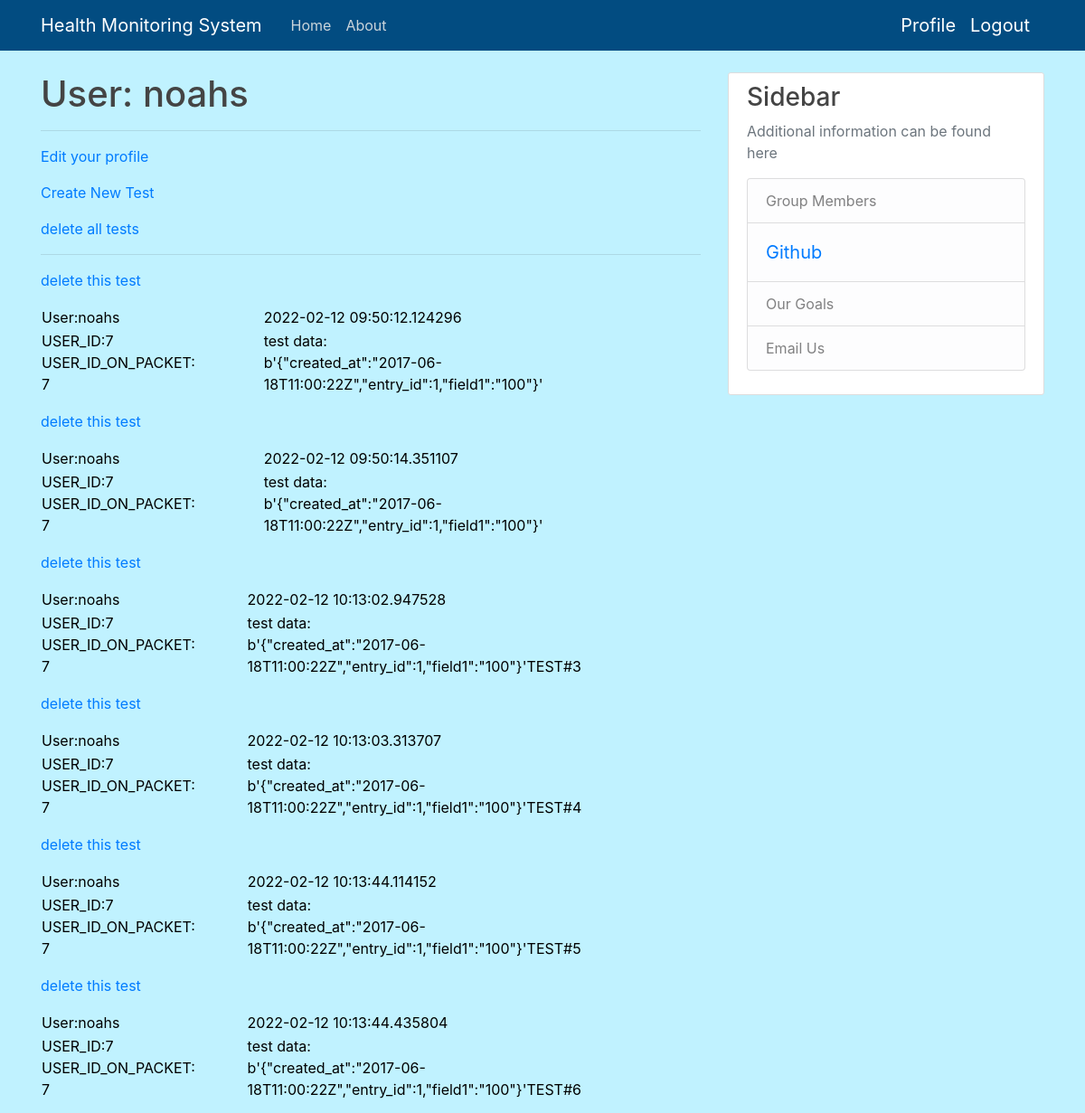
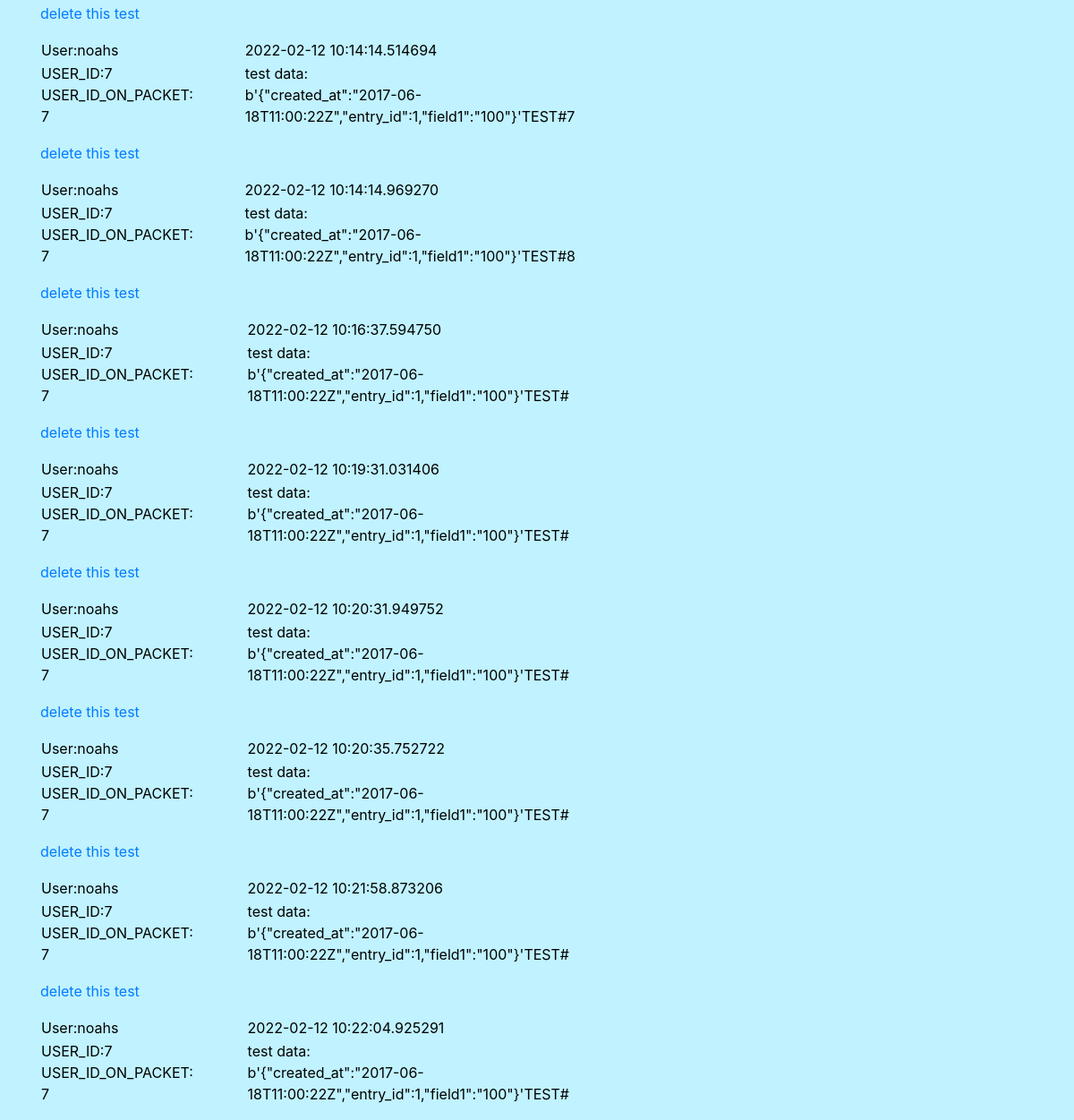
Before: /user/noahs (signed in) with the older database file (2 pictures, top to bottom).
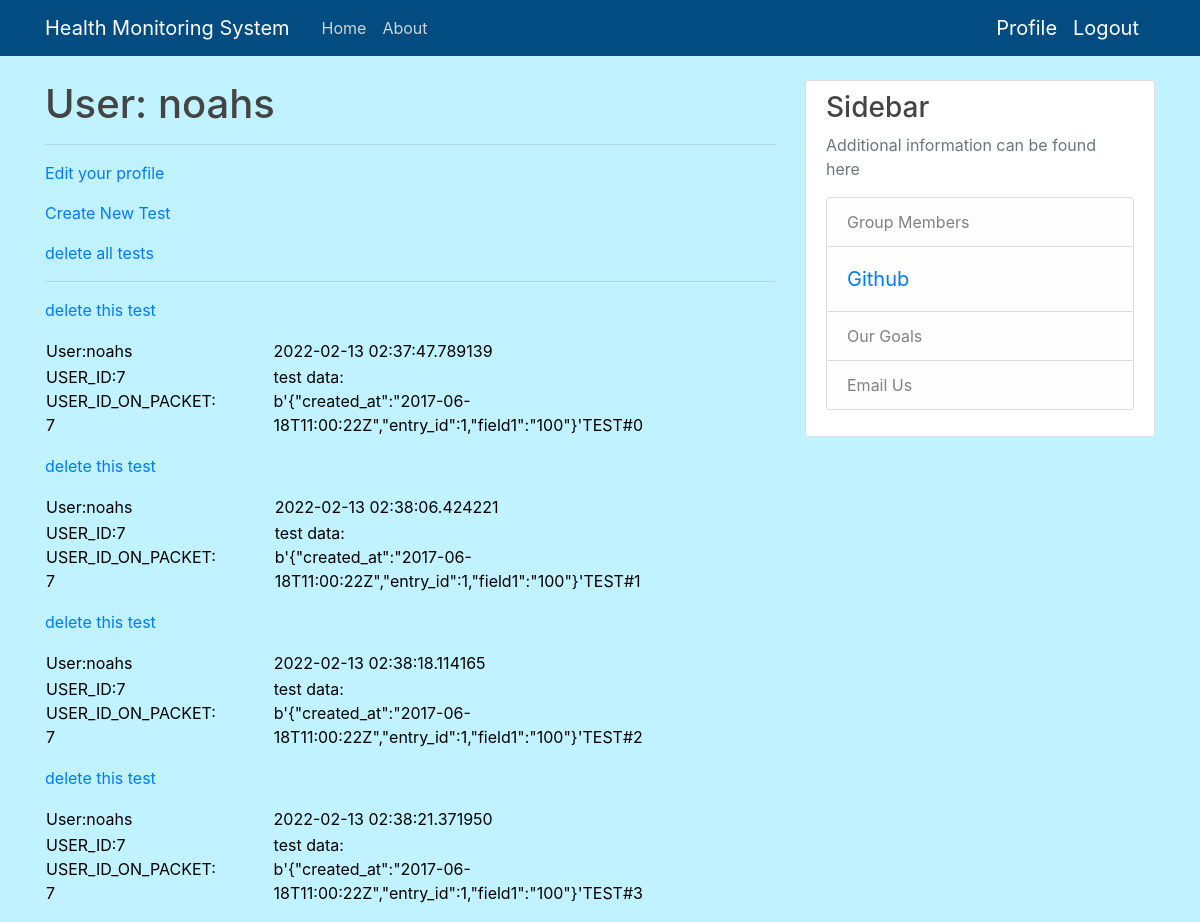
After: the same page with the newer database file.
### app.py (models this page shows, shortened)
class User(UserMixin, db.Model):
    id = db.Column(db.Integer, primary_key=True)
    username = db.Column(db.String(64), index=True, unique=True)
    email = db.Column(db.String(120), index=True, unique=True)
    DOB = db.Column(db.String(6), index=True, unique=True)
    password_hash = db.Column(db.String(128))
    packets = db.relationship("Packet", backref='author', lazy='dynamic')
    packet_count = db.Column(db.Integer, index=True, unique=False)

class Packet(db.Model):
    id = db.Column(db.Integer, primary_key=True)
    body = db.Column(db.String(500))
    timestamp = db.Column(db.DateTime, index=True, default=datetime.utcnow)
    user_id = db.Column(db.Integer, db.ForeignKey('user.id'))

### app.py (the view)
@app.route('/user/<username>')
@login_required
def user(username):
    user = User.query.filter_by(username=username).first_or_404()
    return render_template('user.html', user=user, packets=user.packets.all())

### app.py (called while the page is built)
@login.user_loader
def load_user(id):
    return User.query.get(int(id))

### templates/user.html (shortened to what this page needs)
{% extends "base.html" %}
{% block content %}
    <h1>User: {{ user.username }}</h1>
    <hr>
    {% if user == current_user %}
    <p><a href="{{ url_for('edit_profile') }}">Edit your profile</a></p>
    <p><a href="{{ url_for('newtest', username=current_user.username) }}">Create New Test</a></p>
    <p><a href="{{ url_for('delete_all_tests', username=current_user.username) }}">delete all tests</a></p>
    <hr>
    {% for packet in packets %}
    <p>
        {% include '_packet.html' %}
    </p>
    {% endfor %}
    {% endif %}
{% endblock %}

### templates/base.html (shortened to what this page needs)
<!doctype html>
<html lang="en">
  <head>
    <link rel="stylesheet" href="https://stackpath.bootstrapcdn.com/bootstrap/4.3.1/css/bootstrap.min.css">
    <link rel="stylesheet" type="text/css" href="{{ url_for('static', filename='main.css') }}">
  </head>
  <body>
    <header class="site-header">
      <nav class="navbar navbar-expand-md navbar-dark bg-steel fixed-top">
        <div class="container">
          <a class="navbar-brand mr-4" href="/">Health Monitoring System</a>
          <div class="collapse navbar-collapse" id="navbarToggle">
            <div class="navbar-nav mr-auto">
              <a class="nav-item nav-link" href="{{ url_for('index') }}">Home</a>
              <a class="nav-item nav-link" href="/about">About</a>
            </div>
            {% if current_user.is_anonymous %}
            <div class="navbar-nav">
              <a class="nav-item nav-link" href="{{ url_for('login') }}">Login</a>
              <a class="nav-item nav-link" href="{{ url_for('signup') }}">Sign Up</a>
            </div>
            {% else %}
            <a class="navbar-brand" href="{{ url_for('user', username=current_user.username) }}">Profile</a>
            <a class="navbar-brand" href="{{ url_for('logout') }}">Logout</a>
            {% endif %}
          </div>
        </div>
      </nav>
    </header>
    <main role="main" class="container">
      <div class="row">
        <div class="col-md-8">
          {% block content %}{% endblock %}
        </div>
        <div class="col-md-4">
          <div class="content-section">
            <h3>Sidebar</h3>
            <p class='text-muted'>Additional information can be found here
              <ul class="list-group">
                <li class="list-group-item list-group-item-light">Group Members</li>
                <li class="list-group-item list-group-item-light"><a class="navbar-brand" href="https://github.com/noahstaveley/home-health">Github</a></li>
                <li class="list-group-item list-group-item-light">Our Goals</li>
                <li class="list-group-item list-group-item-light">Email Us</li>
              </ul>
            </p>
          </div>
        </div>
      </div>
    </main>
  </body>
</html>

### templates/_packet.html
<table>
        <tr valign="top">
            <td>User:{{ packet.author.username}}</td>
            <td>{{packet.timestamp}}</td>
            <p><a href="{{ url_for('deletetest', username=current_user.username, packet_id=packet.id) }}">delete this test</a></p>
        </tr>
        <td>USER_ID:{{ packet.author.id}} USER_ID_ON_PACKET:<br>{{ packet.user_id}}</td>
        <td> test data:<br>{{ packet.body }} </td>
    </table>

### static/main.css (style rules this page uses)
body { background: #c0f2ff; color: #000000; margin-top: 5rem; }
h1, h2, h3, h4, h5, h6 { color: #444444; }
.bg-steel { background-color: #024c81; }
.site-header .navbar-nav .nav-link { color: #cbd5db; }
.content-section { background: #ffffff; padding: 10px 20px; border: 1px solid #dddddd; border-radius: 3px; margin-bottom: 20px; }

Changed rows visible on the page:
removed Packet: author.username "noahs", timestamp "2022-02-12 09:50:12.124296", author.id "7", user_id "7", body "b'{\"created_at\":\"2017-06-18T11:00:22Z\",\"entry_id\":1,\"field1\":\"100\"}'"
removed Packet: author.username "noahs", timestamp "2022-02-12 09:50:14.351107", author.id "7", user_id "7", body "b'{\"created_at\":\"2017-06-18T11:00:22Z\",\"entry_id\":1,\"field1\":\"100\"}'"
removed Packet: author.username "noahs", timestamp "2022-02-12 10:13:02.947528", author.id "7", user_id "7", body "b'{\"created_at\":\"2017-06-18T11:00:22Z\",\"entry_id\":1,\"field1\":\"100\"}'TEST#3"
removed Packet: author.username "noahs", timestamp "2022-02-12 10:13:03.313707", author.id "7", user_id "7", body "b'{\"created_at\":\"2017-06-18T11:00:22Z\",\"entry_id\":1,\"field1\":\"100\"}'TEST#4"
removed Packet: author.username "noahs", timestamp "2022-02-12 10:13:44.114152", author.id "7", user_id "7", body "b'{\"created_at\":\"2017-06-18T11:00:22Z\",\"entry_id\":1,\"field1\":\"100\"}'TEST#5"
removed Packet: author.username "noahs", timestamp "2022-02-12 10:13:44.435804", author.id "7", user_id "7", body "b'{\"created_at\":\"2017-06-18T11:00:22Z\",\"entry_id\":1,\"field1\":\"100\"}'TEST#6"
removed Packet: author.username "noahs", timestamp "2022-02-12 10:14:14.514694", author.id "7", user_id "7", body "b'{\"created_at\":\"2017-06-18T11:00:22Z\",\"entry_id\":1,\"field1\":\"100\"}'TEST#7"
removed Packet: author.username "noahs", timestamp "2022-02-12 10:14:14.969270", author.id "7", user_id "7", body "b'{\"created_at\":\"2017-06-18T11:00:22Z\",\"entry_id\":1,\"field1\":\"100\"}'TEST#8"
removed Packet: author.username "noahs", timestamp "2022-02-12 10:16:37.594750", author.id "7", user_id "7", body "b'{\"created_at\":\"2017-06-18T11:00:22Z\",\"entry_id\":1,\"field1\":\"100\"}'TEST#"
removed Packet: author.username "noahs", timestamp "2022-02-12 10:19:31.031406", author.id "7", user_id "7", body "b'{\"created_at\":\"2017-06-18T11:00:22Z\",\"entry_id\":1,\"field1\":\"100\"}'TEST#"
removed Packet: author.username "noahs", timestamp "2022-02-12 10:20:31.949752", author.id "7", user_id "7", body "b'{\"created_at\":\"2017-06-18T11:00:22Z\",\"entry_id\":1,\"field1\":\"100\"}'TEST#"
removed Packet: author.username "noahs", timestamp "2022-02-12 10:20:35.752722", author.id "7", user_id "7", body "b'{\"created_at\":\"2017-06-18T11:00:22Z\",\"entry_id\":1,\"field1\":\"100\"}'TEST#"
removed Packet: author.username "noahs", timestamp "2022-02-12 10:21:58.873206", author.id "7", user_id "7", body "b'{\"created_at\":\"2017-06-18T11:00:22Z\",\"entry_id\":1,\"field1\":\"100\"}'TEST#"
removed Packet: author.username "noahs", timestamp "2022-02-12 10:22:04.925291", author.id "7", user_id "7", body "b'{\"created_at\":\"2017-06-18T11:00:22Z\",\"entry_id\":1,\"field1\":\"100\"}'TEST#"
added Packet: author.username "noahs", timestamp "2022-02-13 02:37:47.789139", author.id "7", user_id "7", body "b'{\"created_at\":\"2017-06-18T11:00:22Z\",\"entry_id\":1,\"field1\":\"100\"}'TEST#0"
added Packet: author.username "noahs", timestamp "2022-02-13 02:38:06.424221", author.id "7", user_id "7", body "b'{\"created_at\":\"2017-06-18T11:00:22Z\",\"entry_id\":1,\"field1\":\"100\"}'TEST#1"
added Packet: author.username "noahs", timestamp "2022-02-13 02:38:18.114165", author.id "7", user_id "7", body "b'{\"created_at\":\"2017-06-18T11:00:22Z\",\"entry_id\":1,\"field1\":\"100\"}'TEST#2"
added Packet: author.username "noahs", timestamp "2022-02-13 02:38:21.371950", author.id "7", user_id "7", body "b'{\"created_at\":\"2017-06-18T11:00:22Z\",\"entry_id\":1,\"field1\":\"100\"}'TEST#3"
